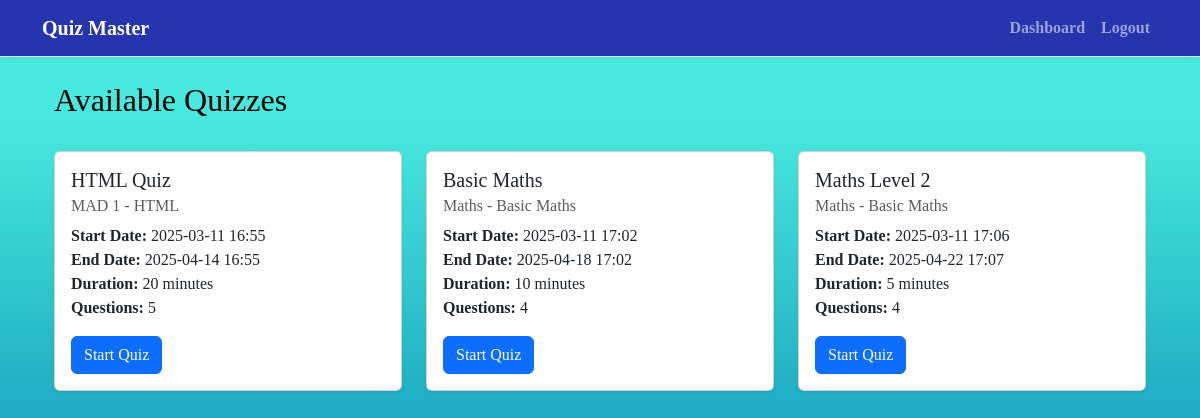
Page /quizzes (signed in) on the committed database.
### app.py (models this page shows)
class Quiz(db.Model):
    id = db.Column(db.Integer, primary_key=True)
    title = db.Column(db.String(200), nullable=False)
    chapter_id = db.Column(db.Integer, db.ForeignKey('chapter.id'), nullable=False)
    start_date = db.Column(db.DateTime, nullable=False)  # When quiz becomes available
    end_date = db.Column(db.DateTime, nullable=False)    # When quiz expires
    duration = db.Column(db.Integer)  # Duration in minutes
    remarks = db.Column(db.Text)
    questions = db.relationship('Question', backref='quiz', lazy=True, cascade='all, delete-orphan')
    scores = db.relationship('Score', backref='quiz', lazy=True, cascade='all, delete-orphan')

class Subject(db.Model):
    id = db.Column(db.Integer, primary_key=True)
    name = db.Column(db.String(100), nullable=False)
    description = db.Column(db.Text)
    chapters = db.relationship('Chapter', backref='subject', lazy=True, cascade='all, delete-orphan')

class Chapter(db.Model):
    id = db.Column(db.Integer, primary_key=True)
    name = db.Column(db.String(100), nullable=False)
    description = db.Column(db.Text)
    subject_id = db.Column(db.Integer, db.ForeignKey('subject.id'), nullable=False)
    quizzes = db.relationship('Quiz', backref='chapter', lazy=True, cascade='all, delete-orphan')

### app.py (the view)
@app.route('/quizzes')
@login_required
def available_quizzes():
    if current_user.is_admin:
        return redirect(url_for('admin_dashboard'))
    quizzes = Quiz.query.all()
    return render_template('user/available_quizzes.html', quizzes=quizzes)

### app.py (called while the page is built)
@login_manager.user_loader
def load_user(user_id):
    return User.query.get(int(user_id))

### templates/user/available_quizzes.html
{% extends "base.html" %}
{% block content %}
<div class="container">
    <div class="row mb-4">
        <div class="col">
            <h2>Available Quizzes</h2>
        </div>
    </div>
    <div class="row">
        {% for quiz in quizzes %}
        <div class="col-md-4 mb-4">
            <div class="card h-100">
                <div class="card-body">
                    <h5 class="card-title">{{ quiz.title }}</h5>
                    <h6 class="card-subtitle mb-2 text-muted">{{ quiz.chapter.subject.name }} - {{ quiz.chapter.name }}</h6>
                    <p class="card-text">
                        <strong>Start Date:</strong> {{ quiz.start_date.strftime('%Y-%m-%d %H:%M') }}<br>
                        <strong>End Date:</strong> {{ quiz.end_date.strftime('%Y-%m-%d %H:%M') }}<br>
                        <strong>Duration:</strong> {{ quiz.duration }} minutes<br>
                        <strong>Questions:</strong> {{ quiz.questions|length }}
                    </p>
                    <div class="mt-auto">
                        <a href="{{ url_for('take_quiz', quiz_id=quiz.id) }}" class="btn btn-primary">Start Quiz</a>
                    </div>
                </div>
            </div>
        </div>
        {% endfor %}
    </div>
</div>
{% endblock %}

### static/css/style.css (style rules this page uses)
body { font-family:Georgia, 'Times New Roman', Times, serif; background: linear-gradient(to top, rgb(23, 134, 175) 10%, rgb(27, 166, 191) 45%, rgb(71, 233, 222) 85%); margin: 0; height: 100vh; color: black; font-size: medium; }
.card { box-shadow: 0 2px 4px rgba(0,0,0,.05); transition: transform 0.2s; }
.btn-primary { background-color: #0d6efd; border-color: #0d6efd; }

### rows in the picture
Quiz: title "HTML Quiz", chapter.subject.name "MAD 1", chapter.name "HTML", start_date "2025-03-11 16:55", end_date "2025-04-14 16:55", duration "20", questions|length "5"
Quiz: title "Basic Maths", chapter.subject.name "Maths", chapter.name "Basic Maths", start_date "2025-03-11 17:02", end_date "2025-04-18 17:02", duration "10", questions|length "4"
Quiz: title "Maths Level 2", chapter.subject.name "Maths", chapter.name "Basic Maths", start_date "2025-03-11 17:06", end_date "2025-04-22 17:07", duration "5", questions|length "4"
